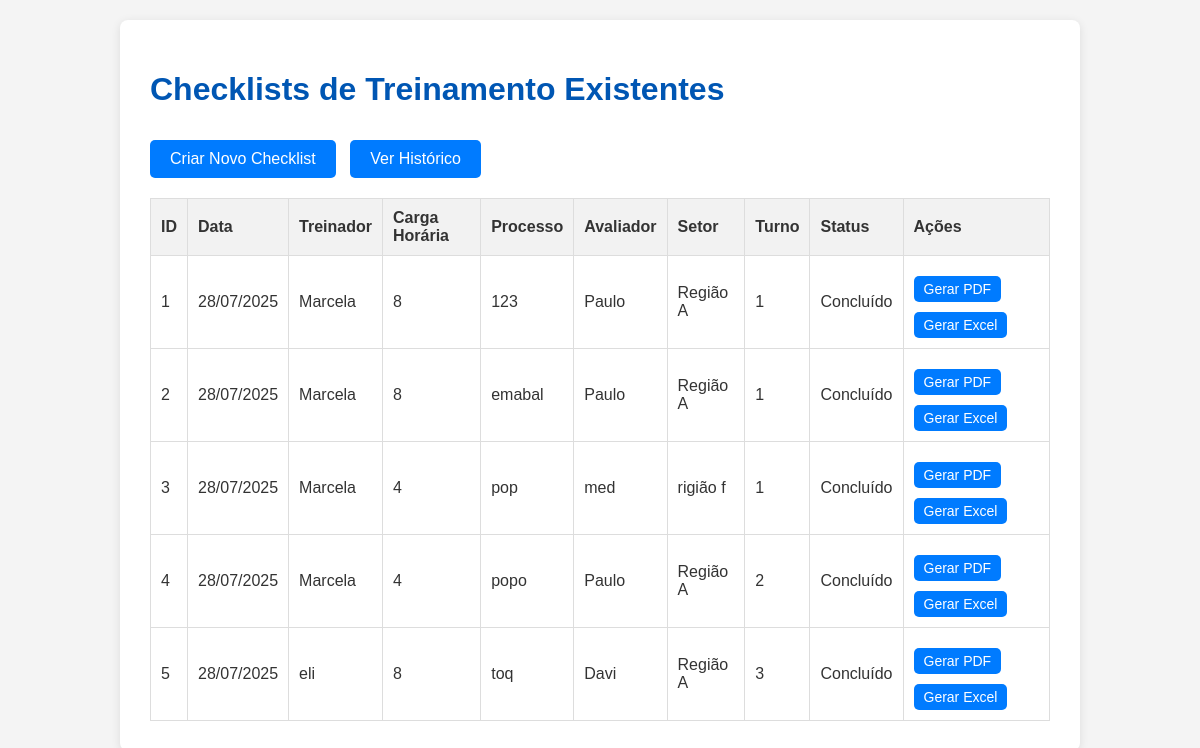
The page / on the database its author committed.
### models.py (models this page shows)
class Checklist(db.Model):
    id = db.Column(db.Integer, primary_key=True)
    template_id = db.Column(db.Integer, db.ForeignKey('checklist_template.id'), nullable=False)
    data_preenchimento = db.Column(db.Date, nullable=False, default=datetime.utcnow)
    treinador = db.Column(db.String(100), nullable=False)
    carga_horaria = db.Column(db.String(50), nullable=True) # Ex: "8 horas", "4h"
    processo_treinamento = db.Column(db.Text, nullable=True) # Descrição do processo
    avaliador = db.Column(db.String(100), nullable=False) # Pode ser o mesmo que treinador ou diferente
    setor = db.Column(db.String(100), nullable=False)
    turno = db.Column(db.String(50), nullable=False)
    status = db.Column(db.String(50), default='Pendente')
    itens = db.relationship('ChecklistItem', backref='checklist', lazy=True)
    assinatura_funcionario_data = db.Column(db.LargeBinary, nullable=True) # Imagem da assinatura
    nome_funcionario_assinatura = db.Column(db.String(100), nullable=True)
    data_hora_funcionario_assinatura = db.Column(db.DateTime, nullable=True)
    assinatura_gestor_data = db.Column(db.LargeBinary, nullable=True) # Imagem da assinatura
    nome_gestor_assinatura = db.Column(db.String(100), nullable=True)
    data_hora_gestor_assinatura = db.Column(db.DateTime, nullable=True)

### routes.py (the view)
@app.route('/')
def index():
    checklists = Checklist.query.all()
    return render_template('index.html', checklists=checklists)

### templates/index.html (shortened to what this page needs)
<!DOCTYPE html>
<html lang="pt-br">
<head>
    <link rel="stylesheet" href="{{ url_for('static', filename='css/style.css') }}">
</head>
<body>
    <div class="container">
        <h1>Checklists de Treinamento Existentes</h1>
        <a href="{{ url_for('criar_checklist') }}" class="button">Criar Novo Checklist</a>
        <a href="{{ url_for('historico') }}" class="button">Ver Histórico</a>
        {% if checklists %}
            <table>
                <thead>
                    <tr>
                        <th>ID</th>
                        <th>Data</th>
                        <th>Treinador</th> <th>Carga Horária</th> <th>Processo</th> <th>Avaliador</th>
                        <th>Setor</th>
                        <th>Turno</th>
                        <th>Status</th>
                        <th>Ações</th>
                    </tr>
                </thead>
                <tbody>
                    {% for checklist in checklists %}
                        <tr>
                            <td>{{ checklist.id }}</td>
                            <td>{{ checklist.data_preenchimento.strftime('%d/%m/%Y') }}</td>
                            <td>{{ checklist.treinador }}</td> <td>{{ checklist.carga_horaria or 'N/A' }}</td> <td>{{ checklist.processo_treinamento or 'N/A' }}</td> <td>{{ checklist.avaliador }}</td>
                            <td>{{ checklist.setor }}</td>
                            <td>{{ checklist.turno }}</td>
                            <td>{{ checklist.status }}</td>
                            <td>
                                {% if checklist.status == 'Pendente' %}
                                    <a href="{{ url_for('preencher_checklist', checklist_id=checklist.id) }}" class="button small">Preencher</a>
                                {% else %}
                                    <a href="{{ url_for('gerar_pdf', checklist_id=checklist.id) }}" class="button small">Gerar PDF</a>
                                    <a href="{{ url_for('gerar_excel', checklist_id=checklist.id) }}" class="button small">Gerar Excel</a>
                                {% endif %}
                            </td>
                        </tr>
                    {% endfor %}
                </tbody>
            </table>
        {% else %}
            <p>Nenhum checklist encontrado.</p>
        {% endif %}
    </div>
</body>
</html>

### static/css/style.css (style rules this page uses)
body { font-family: Arial, sans-serif; margin: 0; padding: 20px; background-color: #f4f4f4; color: #333; }
.container { max-width: 900px; margin: 0 auto; background-color: #fff; padding: 30px; border-radius: 8px; box-shadow: 0 2px 10px rgba(0, 0, 0, 0.1); }
h1, h2, h3 { color: #0056b3; }
.button { display: inline-block; background-color: #007bff; color: white; padding: 10px 20px; border: none; border-radius: 5px; cursor: pointer; text-decoration: none; font-size: 16px; margin-right: 10px; margin-top: 10px; }
.button.small { padding: 5px 10px; font-size: 14px; }
table { width: 100%; border-collapse: collapse; margin-top: 20px; }
table, th, td { border: 1px solid #ddd; }
th, td { padding: 10px; text-align: left; }
th { background-color: #f2f2f2; }

### rows shown on the page
Checklist: id "1", data_preenchimento "28/07/2025", treinador "Marcela", carga_horaria "8", processo_treinamento "123", avaliador "Paulo", setor "Região A", turno "1", status "Concluído"
Checklist: id "2", data_preenchimento "28/07/2025", treinador "Marcela", carga_horaria "8", processo_treinamento "emabal", avaliador "Paulo", setor "Região A", turno "1", status "Concluído"
Checklist: id "3", data_preenchimento "28/07/2025", treinador "Marcela", carga_horaria "4", processo_treinamento "pop", avaliador "med", setor "rigião f", turno "1", status "Concluído"
Checklist: id "4", data_preenchimento "28/07/2025", treinador "Marcela", carga_horaria "4", processo_treinamento "popo", avaliador "Paulo", setor "Região A", turno "2", status "Concluído"
Checklist: id "5", data_preenchimento "28/07/2025", treinador "eli", carga_horaria "8", processo_treinamento "toq", avaliador "Davi", setor "Região A", turno "3", status "Concluído"
